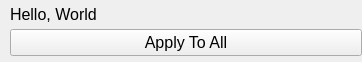
<?xml version="1.0" encoding="UTF-8"?>
<ui version="4.0">
 <class>IntrosepctorHeader</class>
 <widget class="QWidget" name="IntrosepctorHeader">
  <property name="geometry">
   <rect>
    <x>0</x>
    <y>0</y>
    <width>362</width>
    <height>62</height>
   </rect>
  </property>
  <property name="sizePolicy">
   <sizepolicy hsizetype="Maximum" vsizetype="Fixed">
    <horstretch>0</horstretch>
    <verstretch>0</verstretch>
   </sizepolicy>
  </property>
  <property name="font">
   <font>
    <pointsize>12</pointsize>
   </font>
  </property>
  <property name="windowTitle">
   <string>Form</string>
  </property>
  <layout class="QVBoxLayout" name="verticalLayout">
   <property name="spacing">
    <number>0</number>
   </property>
   <property name="leftMargin">
    <number>10</number>
   </property>
   <property name="topMargin">
    <number>0</number>
   </property>
   <property name="rightMargin">
    <number>0</number>
   </property>
   <property name="bottomMargin">
    <number>0</number>
   </property>
   <item>
    <widget class="QLabel" name="textInfo">
     <property name="sizePolicy">
      <sizepolicy hsizetype="Preferred" vsizetype="Fixed">
       <horstretch>0</horstretch>
       <verstretch>0</verstretch>
      </sizepolicy>
     </property>
     <property name="baseSize">
      <size>
       <width>0</width>
       <height>0</height>
      </size>
     </property>
     <property name="text">
      <string>Hello, World</string>
     </property>
    </widget>
   </item>
   <item>
    <widget class="QPushButton" name="buttonApply">
     <property name="text">
      <string>Apply To All</string>
     </property>
    </widget>
   </item>
  </layout>
 </widget>
 <resources/>
 <connections/>
</ui>
